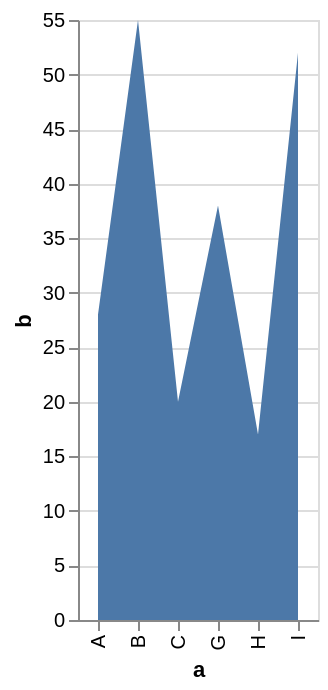

The Vega-Lite source for this figure:
### Vega-Lite specification from a JSON file in a GitHub repository (floating-point values rounded to 4 significant figures)
{"$schema": "https://vega.github.io/schema/vega-lite/v2.json", "description": "A simple bar chart with embedded data.", "data": {"values": [{"a": "A", "b": 28}, {"a": "B", "b": 55}, {"a": "C", "b": 20}, {"a": "G", "b": 38}, {"a": "H", "b": 17}, {"a": "I", "b": 52}]}, "mark": "area", "encoding": {"x": {"field": "a", "type": "ordinal"}, "y": {"field": "b", "type": "quantitative"}}}
